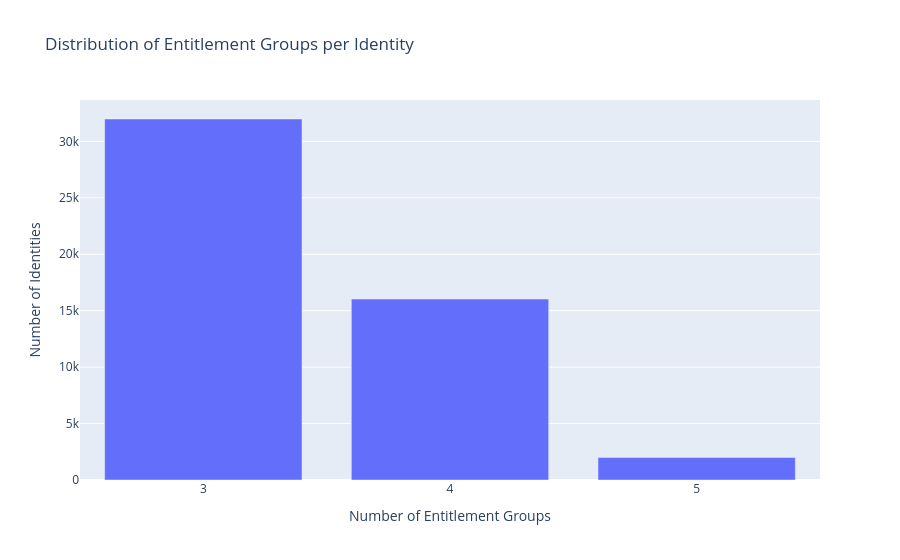

The cell this chart's notebook holds for it:
### Markdown cell above
### Distribution of entitlement groups per identity:

### Code cell
# --- Analysis for entitlement_group_assignments ---

# Group by 'identity_id' and count the number of entitlement groups for each identity
entitlement_groups_per_identity = entitlement_group_assignments_df.groupby('identity_id').size()

# Get the distribution of the number of entitlement groups
entitlement_group_distribution = entitlement_groups_per_identity.value_counts()

print("\nDistribution of entitlement groups per identity:")
print(entitlement_group_distribution)

# Create a bar plot of the entitlement group distribution
import plotly.express as px
fig = px.bar(
    x=entitlement_group_distribution.index, 
    y=entitlement_group_distribution.values, 
    labels={'x':'Number of Entitlement Groups', 'y':'Number of Identities'},
    title='Distribution of Entitlement Groups per Identity'
)
fig.update_layout(xaxis_type='category')
fig.show()

### Figure 1 — Plotly figure (JSON) as saved in the notebook; plotly's stock layout.template omitted (floating-point values rounded to 4 significant figures)
{"data": [{"hovertemplate": "Number of Entitlement Groups=%{x}<br>Number of Identities=%{y}<extra></extra>", "legendgroup": "", "marker": {"color": "#636efa", "pattern": {"shape": ""}}, "name": "", "orientation": "v", "showlegend": false, "textposition": "auto", "type": "bar", "x": [3, 4, 5], "xaxis": "x", "y": [31981, 16028, 1991], "yaxis": "y"}], "layout": {"barmode": "relative", "legend": {"tracegroupgap": 0}, "title": {"text": "Distribution of Entitlement Groups per Identity"}, "xaxis": {"anchor": "y", "domain": [0, 1], "title": {"text": "Number of Entitlement Groups"}, "type": "category"}, "yaxis": {"anchor": "x", "domain": [0, 1], "title": {"text": "Number of Identities"}}}}
